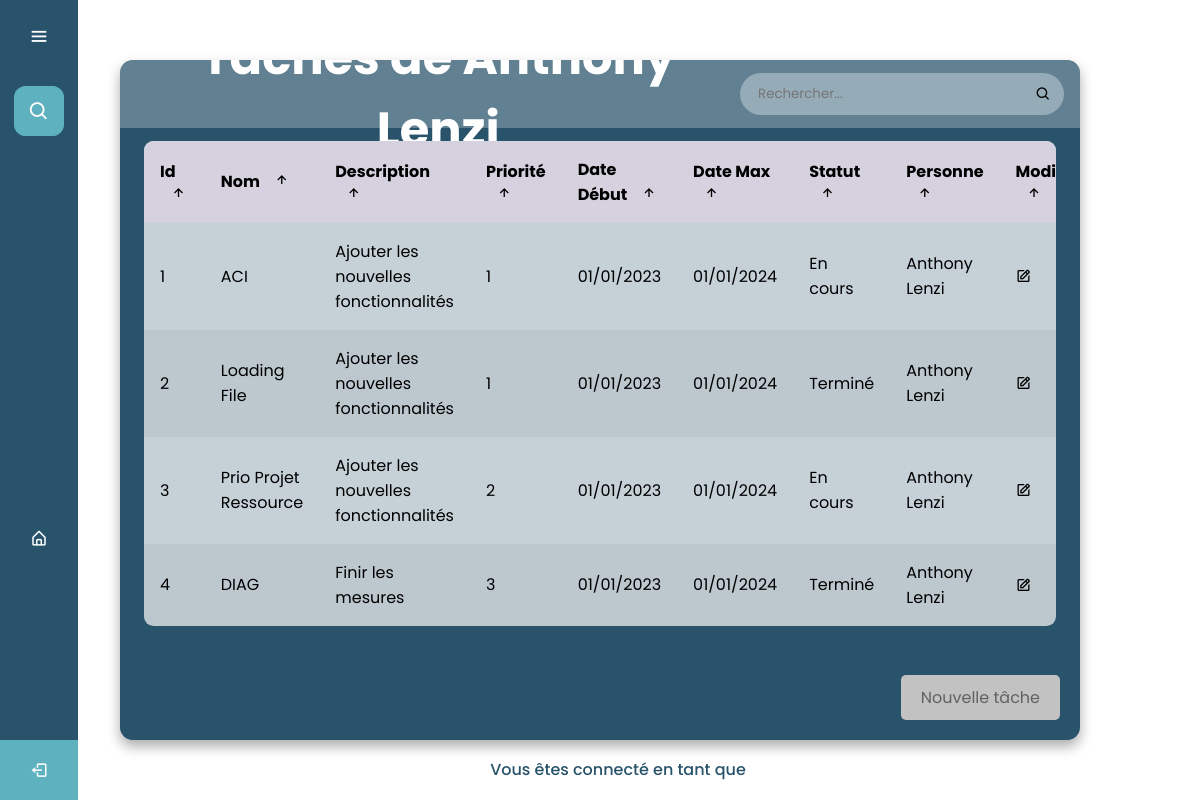
/PAGES/ADMIN_Select_Equipe.php?utilisateur=3, run on an earlier commit of the app's database.
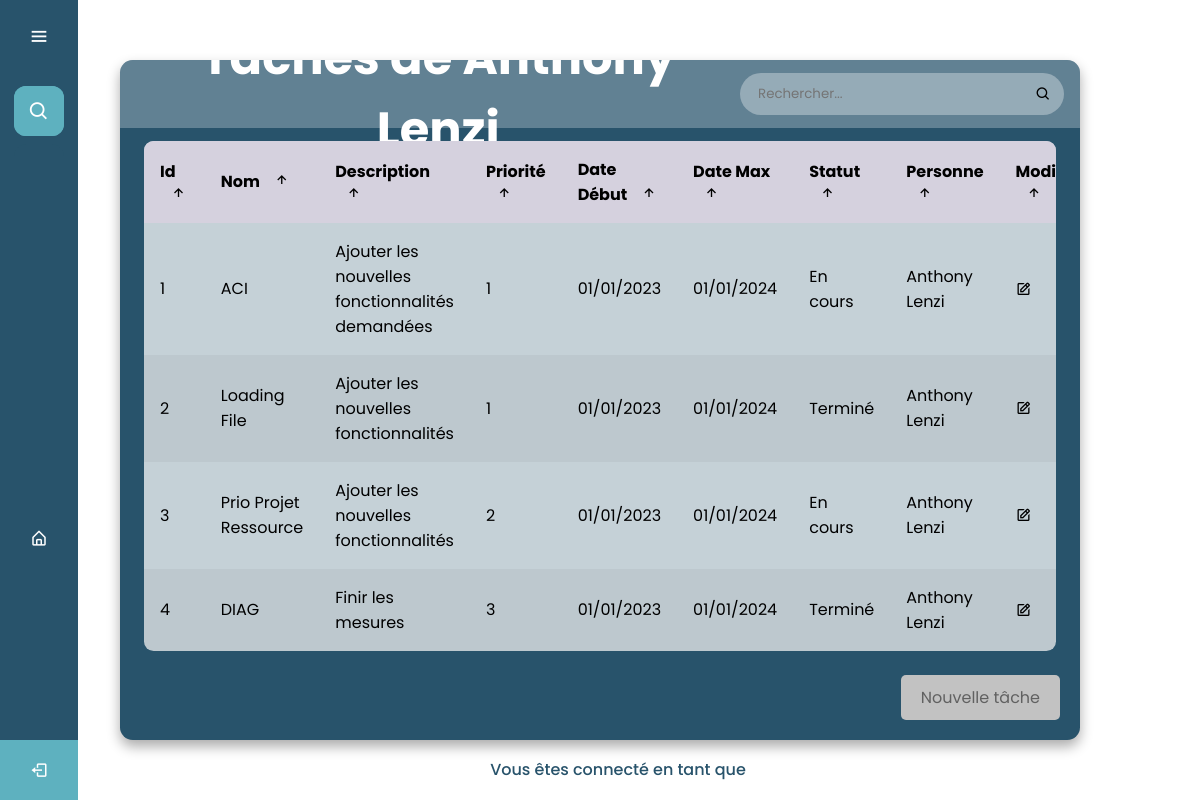
And on a later commit of the database.
### tables this page shows
CREATE TABLE Tache (
    IdTache INTEGER PRIMARY KEY NOT NULL,
    NomTache TEXT NOT NULL,
    DescriptionTache TEXT NOT NULL,
    PrioriteTache INTEGER NOT NULL,
    DateDebutTache TEXT NOT NULL,
    DateMaxTache TEXT NOT NULL,
    StatutTache TEXT NOT NULL,
    IdUtilisateur INTEGER NOT NULL,
    FOREIGN KEY (IdUtilisateur) REFERENCES Utilisateur(IdUtilisateur)
);

### PAGES/ADMIN_Select_Equipe.php (the view, shortened to what this page needs)
<!DOCTYPE html>
<html lang="en" dir="ltr">
  <head>
    <link rel="stylesheet" href="../CSS/ADMIN_Tache.css">
    <link href='https://unpkg.com/boxicons@2.0.7/css/boxicons.min.css' rel='stylesheet'>
   </head>
<body>
  <div class="sidebar">
    <div class="logo-details">
        <i class='bx bx-menu' id="btn" ></i>
    </div>
    <ul class="nav-list">
      <li>
          <i class='bx bx-search' ></i>
      </li>
      <li>
        <a href="../PAGES/ADMIN_Index.php">
          <i class='bx bx-home-alt Accueil'></i>
        </a>
      </li>
     <li class="profile no-animation">
        <a href="../PAGES/Login.php" class='TEST'>
          <i class='bx bx-log-out' id="log_out"></i>
        </a>
      </li>
    </ul>
  </div>
  <section class="home-section">
  <body>
    <main class="table">
        <section class="table__header">
        <?php
          if (isset($_GET["utilisateur"])) {
            $idUtilisateur = $_GET["utilisateur"];
            $pdo = new PDO("sqlite:../DATABASE/bdd.sqlite");
            try {
              $taches = $pdo->query("
                SELECT Tache.*, Utilisateur.NomUtilisateur, Utilisateur.PrenomUtilisateur
                FROM Tache
                INNER JOIN Utilisateur ON Tache.IdUtilisateur = Utilisateur.IdUtilisateur
                WHERE Utilisateur.IdUtilisateur = $idUtilisateur AND Utilisateur.AccesUtilisateur != 'ADMIN'
              ");
              $utilisateur = $taches->fetch();
              $nomUtilisateur = $utilisateur['NomUtilisateur'];
              $prenomUtilisateur = $utilisateur['PrenomUtilisateur'];
              echo "<h1 class='TableTitre'>Tâches de $prenomUtilisateur $nomUtilisateur</h1>";
            } catch (PDOException $e) {
              die($e);
            }
          }
        ?>
            <div class="input-group">
                <input type="search" placeholder="Rechercher...">
                <i class='bx bx-search'></i>
            </div>
        </section>
        <section class="table__body">
            <table>
                <thead>
                    <tr>
                        <th> Id <span class="icon-arrow"><i class='bx bx-up-arrow-alt' ></span></th>
                        <th> Nom <span class="icon-arrow"><i class='bx bx-up-arrow-alt' ></span></th>
                        <th> Description <span class="icon-arrow"><i class='bx bx-up-arrow-alt' ></span></th>
                        <th> Priorité <span class="icon-arrow"><i class='bx bx-up-arrow-alt' ></span></th>
                        <th> Date début <span class="icon-arrow"><i class='bx bx-up-arrow-alt' ></span></th>
                        <th> Date max <span class="icon-arrow"><i class='bx bx-up-arrow-alt' ></span></th>
                        <th> Statut <span class="icon-arrow"><i class='bx bx-up-arrow-alt' ></span></th>
                        <th> Personne <span class="icon-arrow"><i class='bx bx-up-arrow-alt' ></span></th>
                        <th> Modifier <span class="icon-arrow"><i class='bx bx-up-arrow-alt' ></span></th>
                    </tr>
                </thead>
                <tbody>
                <?php
                  if (isset($_GET["utilisateur"])) {
                      $ID = $_GET["utilisateur"];
                      $pdo = new PDO("sqlite:../DATABASE/bdd.sqlite");
                      try {
                          $Taches = $pdo->query("SELECT Tache.*, Utilisateur.NomUtilisateur, Utilisateur.PrenomUtilisateur FROM Tache INNER JOIN Utilisateur ON Tache.IdUtilisateur = Utilisateur.IdUtilisateur WHERE Utilisateur.IdUtilisateur = $ID AND Utilisateur.AccesUtilisateur != 'ADMIN'");
                          foreach ($Taches as $Tache) {
                              print "<tr><td>" . $Tache["IdTache"] . "</td> <td>" . $Tache["NomTache"] . "</td> <td>" . $Tache["DescriptionTache"] . "</td> <td>" . $Tache["PrioriteTache"] . "</td> <td>" . $Tache["DateDebutTache"] . "</td> <td>" . $Tache["DateMaxTache"] . "</td> <td>" . $Tache["StatutTache"] . "</td> <td>" . $Tache["PrenomUtilisateur"] . " " . $Tache["NomUtilisateur"] . "</td>                  <td> <a href='../PHP/ADMIN_Select_Equipe_Edit.php?ID=" . $Tache["IdTache"] . "' class='boutonModifier'><i class='bx bx-edit tablebtn'></i></i></a> </td>                   <td><form action='../PHP/ADMIN_Select_Equipe_Delete_Config.php' method='post'><input type='hidden' name='id' value=' " . $Tache["IdTache"] . "'><button type='submit' value='Supprimer' class='BoutonSupp'><i class='bx bx-x'></i></form></td>                 </tr>";
                          }
                      } catch (PDOException $e) {
                          die($e);
                      }
                  }
                ?>
                </tbody>
            </table>
        </section>
        <a href="../PAGES/ADMIN_Select_Equipe_Input.php" class='btntest'>Nouvelle tâche</a>
    </main>
</body>
      <div class='text2'>
        Vous êtes connecté en tant que <span class='ConnectAs'><?php echo $_SESSION['PrenomUtilisateur'] . ' ' . $_SESSION['NomUtilisateur']; ?></span>
    </div>
  </section>
</body>
</html>

### CSS/ADMIN_Tache.css (style rules this page uses)
* { margin: 0; padding: 0; box-sizing: border-box; font-family: "Poppins" , sans-serif; }
.sidebar { position: fixed; left: 0; top: 0; height: 100%; width: 78px; background: #28536B; padding: 6px 14px; z-index: 99; transition: all 0.5s ease; }
.sidebar .logo-details { height: 60px; display: flex; align-items: center; position: relative; }
.sidebar .logo-details #btn { position: absolute; top: 50%; right: 0; transform: translateY(-50%); font-size: 22px; text-align: center; cursor: pointer; transition: all 0.5s ease; }
.sidebar i { color: #fff; height: 60px; min-width: 50px; font-size: 28px; text-align: center; line-height: 60px; }
.sidebar .nav-list { margin-top: 20px; height: 100%; }
.sidebar li { position: relative; margin: 8px 0; list-style: none; }
.sidebar .bx-search { position: absolute; top: 50%; left: 0; transform: translateY(-50%); font-size: 22px; background: #5EB1BF; color: #FFF; }
.sidebar li a:not(.TEST) { display: flex; height: 100%; width: 100%; border-radius: 12px; align-items: center; text-decoration: none; transition: all 0.4s ease; background: #28536B; }
.sidebar li i { height: 50px; line-height: 50px; font-size: 18px; border-radius: 12px; }
.sidebar li.profile { position: fixed; height: 60px; width: 78px; left: 0; bottom: -8px; padding: 10px 14px; background: #5EB1BF; transition: all 0.5s ease; overflow: hidden; }
.sidebar .profile #log_out { position: absolute; top: 50%; right: 0; transform: translateY(-50%); background: #5EB1BF; width: 100%; height: 60px; line-height: 60px; border-radius: 0px; transition: all 0.5s ease; }
.home-section { display: flex; flex-direction: column; justify-content: center; align-items: center; height: 100%; text-align: center; margin: 0 auto; }
.text2 { color: #28536B; font-size: 1rem; font-weight: 500; margin: 18px; align-self: center; text-align: center; position: absolute; bottom: 0; left: 50%; transform: translateX(-50%); }
body { min-height: 100vh; background: url(images/html_table.jpg) center / cover; display: flex; justify-content: center; align-items: center; }
main.table { width: 80vw; height: 85vh; background-color: #28536B; backdrop-filter: blur(7px); box-shadow: 0 .4rem .8rem #0005; border-radius: .8rem; overflow: hidden; }
.table__header { width: 100%; height: 10%; background-color: #fff4; padding: .8rem 1rem; display: flex; justify-content: space-between; align-items: center; }
.TableTitre { color: #fff; font-size: 3rem; }
.table__header .input-group { width: 35%; height: 100%; background-color: #fff5; padding: 0 .8rem; border-radius: 2rem; display: flex; justify-content: center; align-items: center; transition: .2s; }
.table__header .input-group input { width: 100%; padding: 0 .5rem 0 .3rem; background-color: transparent; border: none; outline: none; }
.table__body { width: 95%; max-height: calc(89% - 1.6rem); background-color: #fffb; margin: .8rem auto; border-radius: .6rem; overflow: auto; overflow: overlay; }
table { width: 100%; }
table, th, td { border-collapse: collapse; padding: 1rem; text-align: left; }
thead th { position: sticky; top: 0; left: 0; background-color: #d5d1defe; cursor: pointer; text-transform: capitalize; }
tbody tr:nth-child(even) { background-color: #0000000b; }
tbody tr { --delay: .1s; transition: .5s ease-in-out var(--delay), background-color 0s; }
tbody tr td, tbody tr td p, tbody tr td img { transition: .2s ease-in-out; }
thead th span.icon-arrow { display: inline-block; width: 1.3rem; height: 1.3rem; border-radius: 50%; border: 1.4px solid transparent; text-align: center; font-size: 1rem; margin-left: .5rem; transition: .2s ease-in-out; }
.bx-search, .tablebtn { animation: none; text-decoration: none; color: black; }
.bx-search, .tablebtn:hover { color: #5EB1BF; }
.bx-search { color: black; }
.btntest { background-color: #c2c2c2; color: #616161; border: none; border-radius: 5px; padding: 10px 20px; font-size: 16px; cursor: pointer; margin: 4px 2px; transition-duration: 0.4s; text-decoration: none; display: inline-block; text-align: center; position: absolute; margin: 0px 0px 0px 0px; bottom: 20px; right: 20px; }

What changed in the data, as far as the page shows it:
changed tache "ACI": DescriptionTache "Ajouter les nouvelles fonctionnalités" → "Ajouter les nouvelles fonctionnalités demandées"
